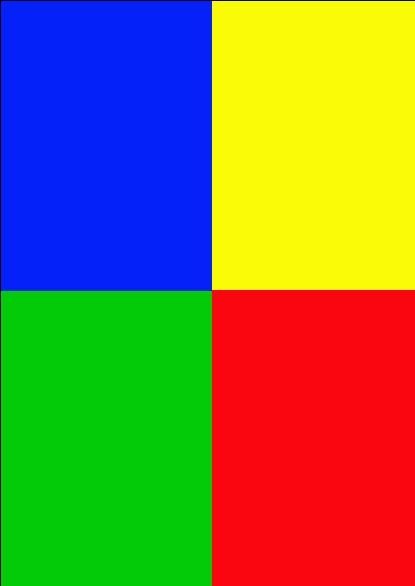
#> input picture 2021-21-06/color.jpg, 415 x 586 px
$ python usingSubPlot.py
#> lines starting #> are read from the running program, lines starting #| are printed output that depends on the picture
import cv2 as cv #Importa biblioteca do opencv
import numpy as np # Importa biblioteca numpy
from matplotlib import pyplot as plt # Importa da biblioteca matplotlib apenas a função pyplot


img = cv.imread('color.jpg') # Definde uma imagem com seu respectivo nome e formato para uma variável "img"
#> img is the input picture: shape (586, 415, 3); mean B, G, R 70.6, 122.3, 124.1
blue = img[:, :, 0] #Utilizando de slicing, presente na biblioteca numpy, para selecionar todos pixels das coordenadas Y e X, sendo altura e largura respectivamente
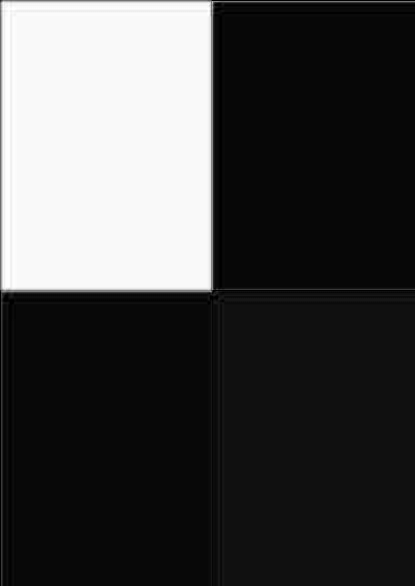
#> blue: shape (586, 415); min 0, max 255, mean 70.6
green = img[:, :, 1] # Define-se no final o código que representa o canal desejado, sendo 0 = Blue, 1 = Green, 2 = Red
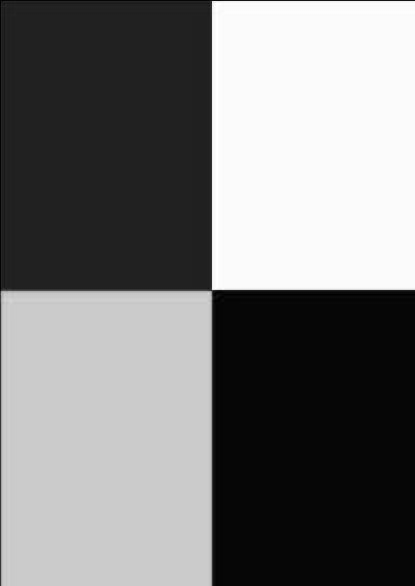
#> green: shape (586, 415); min 0, max 255, mean 122.3
red = img[:, :, 2]
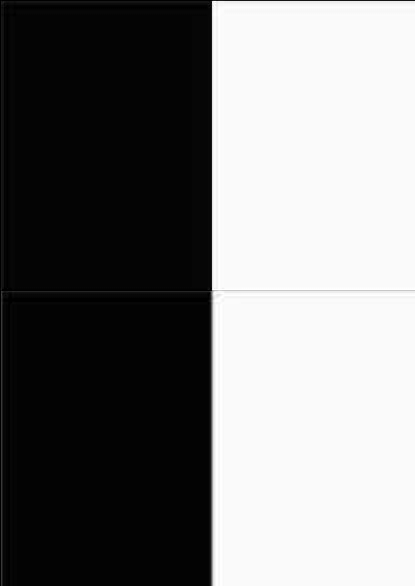
#> red: shape (586, 415); min 0, max 255, mean 124.1
img = cv.cvtColor(img, cv.COLOR_BGR2RGB) # O openCV utuliza-se de BGR invés de RGB, causando imcompatibilidade que a bilbioteca matplotlib, que utiliza-se RGB

plt.subplot(221) # Utiliza-se da função subplot, que recebe como parâmetro as linhas e colunas a serem dispostos
plt.title('ORIGINAL') # Comando para nomear cada plot da imagem
plt.imshow(img) # Função para plotar a variável "img"

plt.subplot(222) # A disposição como parâmetro é linhas, colunas e o quadrante a ser posto a imagem trabalhada
plt.title('BLUE') # Intitula o gráfico como "BLUE"
plt.imshow(blue,cmap='gray') # Usa a imagem "blue" e utiliza-se da função "cmap=" para trabalhar com a escala cinza, usando a string "gray" como a cor definida

plt.subplot(223)
plt.title('GREEN')
plt.imshow(green,cmap='gray')

plt.subplot(224)
plt.title('RED')
plt.imshow(red,cmap='gray')

plt.show() # Função para dispor todas as imagens construidas em uma unica janela
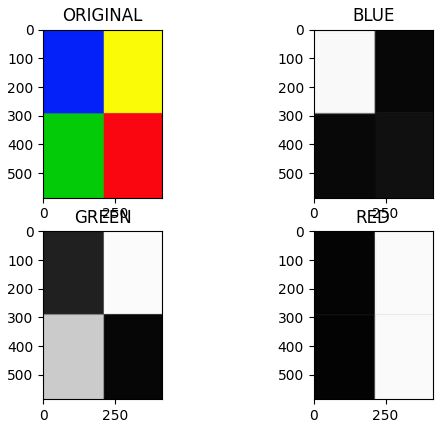
#> figure drawn by matplotlib, 4 panels
